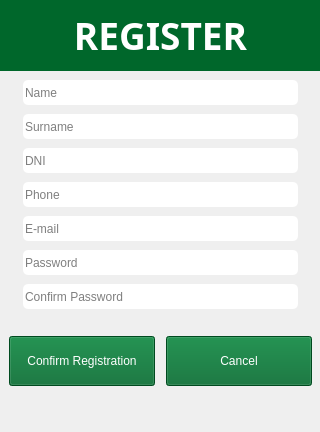
<?xml version="1.0" encoding="UTF-8"?>
<ui version="4.0">
 <class>registro</class>
 <widget class="QDialog" name="registro">
  <property name="geometry">
   <rect>
    <x>0</x>
    <y>0</y>
    <width>320</width>
    <height>432</height>
   </rect>
  </property>
  <property name="windowTitle">
   <string>Dialog</string>
  </property>
  <property name="styleSheet">
   <string notr="true">QLineEdit{
border-radius: 5px;
border: 20px rgb(0,103,43);

}
</string>
  </property>
  <widget class="QWidget" name="verticalLayoutWidget">
   <property name="geometry">
    <rect>
     <x>0</x>
     <y>0</y>
     <width>321</width>
     <height>631</height>
    </rect>
   </property>
   <layout class="QVBoxLayout" name="verticalLayout" stretch="0,0,0,0,0,0,0,0,0">
    <property name="spacing">
     <number>9</number>
    </property>
    <property name="topMargin">
     <number>0</number>
    </property>
    <property name="rightMargin">
     <number>0</number>
    </property>
    <property name="bottomMargin">
     <number>245</number>
    </property>
    <item>
     <widget class="QLabel" name="label">
      <property name="maximumSize">
       <size>
        <width>16777215</width>
        <height>100</height>
       </size>
      </property>
      <property name="font">
       <font>
        <family>Arial Black</family>
        <pointsize>28</pointsize>
        <bold>true</bold>
        <strikeout>false</strikeout>
       </font>
      </property>
      <property name="styleSheet">
       <string notr="true">color: rgb(255, 255, 255);
background-color: rgb(0, 103, 43);</string>
      </property>
      <property name="text">
       <string>REGISTER</string>
      </property>
      <property name="alignment">
       <set>Qt::AlignCenter</set>
      </property>
     </widget>
    </item>
    <item alignment="Qt::AlignHCenter">
     <widget class="QLineEdit" name="lineEdit">
      <property name="enabled">
       <bool>true</bool>
      </property>
      <property name="minimumSize">
       <size>
        <width>275</width>
        <height>25</height>
       </size>
      </property>
      <property name="maximumSize">
       <size>
        <width>400</width>
        <height>16777215</height>
       </size>
      </property>
      <property name="styleSheet">
       <string notr="true">border-radius: 5px;</string>
      </property>
      <property name="frame">
       <bool>true</bool>
      </property>
      <property name="alignment">
       <set>Qt::AlignLeading|Qt::AlignLeft|Qt::AlignVCenter</set>
      </property>
      <property name="placeholderText">
       <string>Name</string>
      </property>
     </widget>
    </item>
    <item alignment="Qt::AlignHCenter">
     <widget class="QLineEdit" name="lineEdit_2">
      <property name="minimumSize">
       <size>
        <width>275</width>
        <height>25</height>
       </size>
      </property>
      <property name="maximumSize">
       <size>
        <width>400</width>
        <height>16777215</height>
       </size>
      </property>
      <property name="placeholderText">
       <string>Surname</string>
      </property>
     </widget>
    </item>
    <item alignment="Qt::AlignHCenter">
     <widget class="QLineEdit" name="lineEdit_3">
      <property name="minimumSize">
       <size>
        <width>275</width>
        <height>25</height>
       </size>
      </property>
      <property name="maximumSize">
       <size>
        <width>400</width>
        <height>16777215</height>
       </size>
      </property>
      <property name="placeholderText">
       <string>DNI</string>
      </property>
     </widget>
    </item>
    <item alignment="Qt::AlignHCenter">
     <widget class="QLineEdit" name="lineEdit_4">
      <property name="minimumSize">
       <size>
        <width>275</width>
        <height>25</height>
       </size>
      </property>
      <property name="maximumSize">
       <size>
        <width>400</width>
        <height>16777215</height>
       </size>
      </property>
      <property name="placeholderText">
       <string>Phone</string>
      </property>
     </widget>
    </item>
    <item alignment="Qt::AlignHCenter">
     <widget class="QLineEdit" name="lineEdit_5">
      <property name="minimumSize">
       <size>
        <width>275</width>
        <height>25</height>
       </size>
      </property>
      <property name="maximumSize">
       <size>
        <width>400</width>
        <height>16777215</height>
       </size>
      </property>
      <property name="placeholderText">
       <string>E-mail</string>
      </property>
     </widget>
    </item>
    <item alignment="Qt::AlignHCenter">
     <widget class="QLineEdit" name="lineEdit_6">
      <property name="minimumSize">
       <size>
        <width>275</width>
        <height>25</height>
       </size>
      </property>
      <property name="maximumSize">
       <size>
        <width>400</width>
        <height>16777215</height>
       </size>
      </property>
      <property name="styleSheet">
       <string notr="true">qproperty-echoMode: 2;</string>
      </property>
      <property name="placeholderText">
       <string>Password</string>
      </property>
     </widget>
    </item>
    <item alignment="Qt::AlignHCenter">
     <widget class="QLineEdit" name="lineEdit_7">
      <property name="sizePolicy">
       <sizepolicy hsizetype="Ignored" vsizetype="Fixed">
        <horstretch>40</horstretch>
        <verstretch>0</verstretch>
       </sizepolicy>
      </property>
      <property name="minimumSize">
       <size>
        <width>275</width>
        <height>25</height>
       </size>
      </property>
      <property name="maximumSize">
       <size>
        <width>400</width>
        <height>16777215</height>
       </size>
      </property>
      <property name="styleSheet">
       <string notr="true">qproperty-echoMode: 2;</string>
      </property>
      <property name="placeholderText">
       <string>Confirm Password</string>
      </property>
     </widget>
    </item>
    <item>
     <layout class="QHBoxLayout" name="horizontalLayout">
      <property name="spacing">
       <number>11</number>
      </property>
      <property name="leftMargin">
       <number>9</number>
      </property>
      <property name="topMargin">
       <number>18</number>
      </property>
      <property name="rightMargin">
       <number>9</number>
      </property>
      <item>
       <widget class="QPushButton" name="pushButton">
        <property name="minimumSize">
         <size>
          <width>0</width>
          <height>20</height>
         </size>
        </property>
        <property name="maximumSize">
         <size>
          <width>200</width>
          <height>50</height>
         </size>
        </property>
        <property name="styleSheet">
         <string notr="true">
background-color: rgb(0, 103, 43);
color: rgb(255, 255, 255);
font: 900 9pt &quot;Arial Black&quot;;</string>
        </property>
        <property name="text">
         <string>Confirm Registration</string>
        </property>
        <property name="autoDefault">
         <bool>false</bool>
        </property>
        <property name="default">
         <bool>false</bool>
        </property>
        <property name="flat">
         <bool>false</bool>
        </property>
       </widget>
      </item>
      <item>
       <widget class="QPushButton" name="pushButton_3">
        <property name="minimumSize">
         <size>
          <width>0</width>
          <height>20</height>
         </size>
        </property>
        <property name="maximumSize">
         <size>
          <width>200</width>
          <height>50</height>
         </size>
        </property>
        <property name="styleSheet">
         <string notr="true">
background-color: rgb(0, 103, 43);
color: rgb(255, 255, 255);
font: 900 9pt &quot;Arial Black&quot;;</string>
        </property>
        <property name="text">
         <string>Cancel</string>
        </property>
        <property name="autoDefault">
         <bool>false</bool>
        </property>
        <property name="default">
         <bool>false</bool>
        </property>
        <property name="flat">
         <bool>false</bool>
        </property>
       </widget>
      </item>
     </layout>
    </item>
   </layout>
  </widget>
 </widget>
 <resources/>
 <connections/>
</ui>
